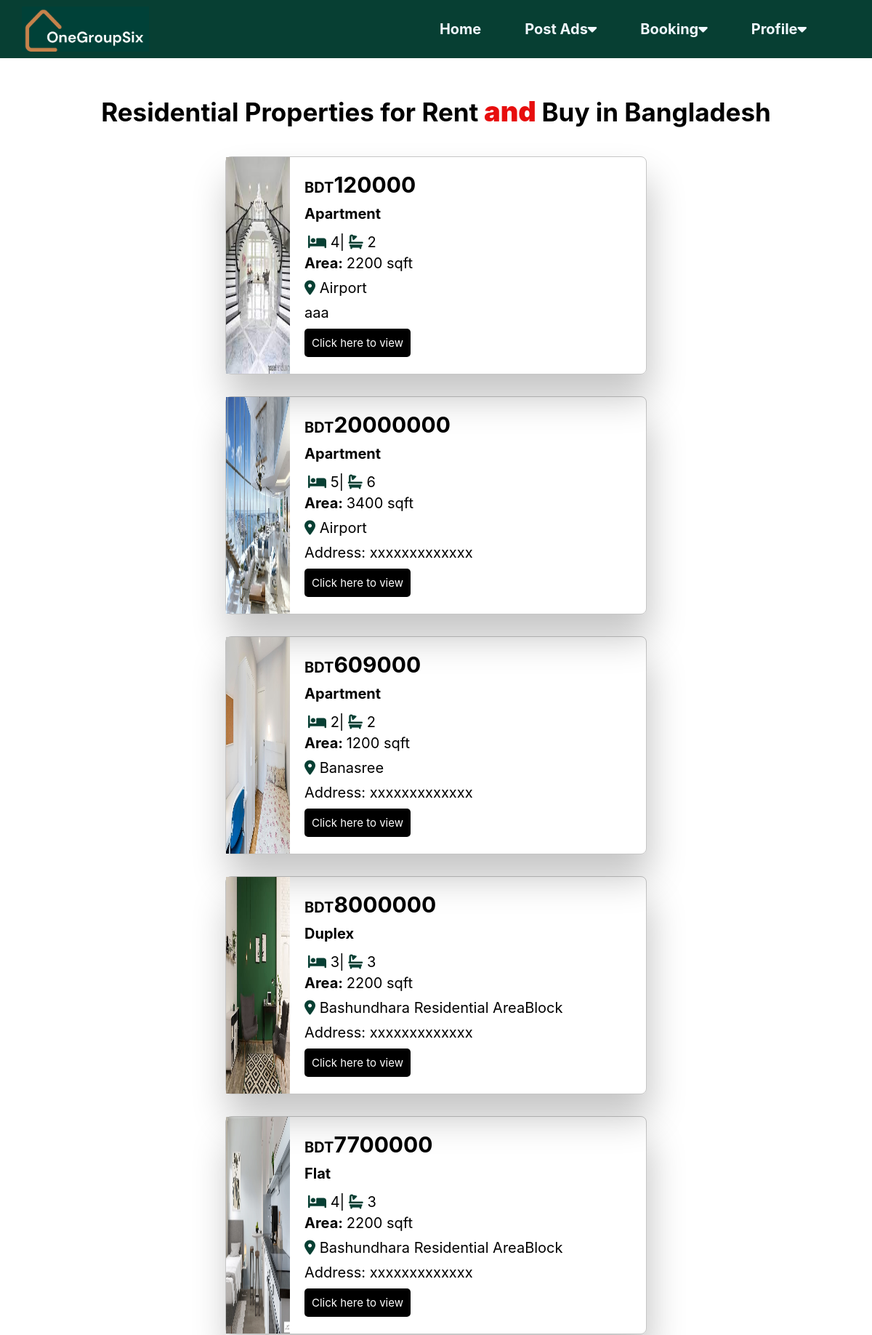
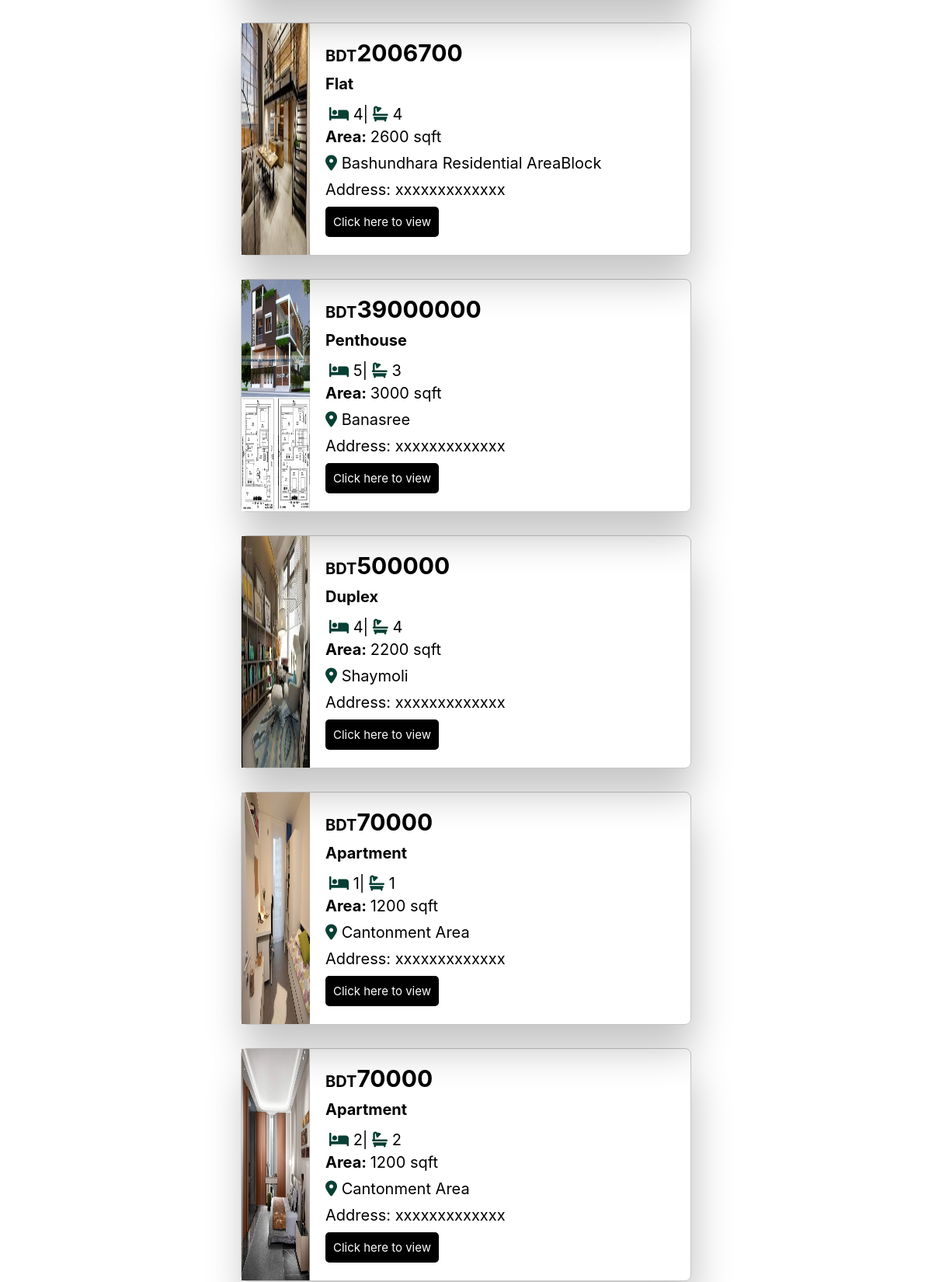
Screenshot of /product_view_user (upper part) with the database file from the repository (2 pictures, top to bottom).
### main_app/models.py (models this page shows, shortened)
class Property(models.Model):
    property_id = models.CharField(max_length=10, primary_key=True,unique=True)
    location = models.CharField(max_length=50)
    resident = models.CharField(max_length=50)
    status = models.CharField(max_length=50)
    price =  models.PositiveIntegerField()
    area = models.IntegerField()
    bed = models.IntegerField()
    bath = models.IntegerField()
    description =  models.TextField()
    image1 = models.ImageField(null=True, blank= True, upload_to='website_img/')
    image2 = models.ImageField(null=True, blank= True, upload_to='website_img/')
    entry_date = models.DateField(auto_now_add=True)

### main_app/views.py (the view, shortened to what this page needs)
# urls.py: path('product_view_user',views.product_view_user,name='product_view_user'),
def product_view_user(request):
    dont_view = ["Booked", "Sold"]
    exclude_filter = Q()
    for status in dont_view:
        exclude_filter |= Q(status=status)
    prop_list = Property.objects.exclude(exclude_filter).order_by('property_id')
    return render(request, 'product_view_user.html', {'prop_list': prop_list})

### main_app/templates/product_view_user.html (shortened to what this page needs)
{% load static %}
<!DOCTYPE html>
<html lang="en">
<head>
    <link rel="stylesheet" href="https://cdnjs.cloudflare.com/ajax/libs/font-awesome/6.5.1/css/all.min.css" />
	<link rel="stylesheet" href="{% static 'product_view_user.css'%}">
</head>
<body>
    <div class="menu_bar">
        <img src="{% static 'Images/logo.png'%}" class="logo">
        <ul>
            <li><a href="dash_user">Home</a></li>
            <li>
                <a href="#">Post Ads<i class= "fa fa-caret-down"></i></a>
            </li>
            <li>
                <a href="#">Booking<i class= "fa fa-caret-down"></i></a>
            </li>
            <li>
                <a href="#">Profile<i class= "fa fa-caret-down"></i></a>
            </li>
        </ul>
    </div>
    <section id="feature">
        <div class="titele_text">
            <h1>Residential Properties for Rent<span> and </span>Buy in Bangladesh</h1>
        </div>
    </section>
    <div class="container">
        {%for prop in prop_list%}
        <div class="product-container">
            <div class="product-image">
              <img src={{prop.image1}} alt="Product Image">
            </div>
            <div class="product-details">
              <h3 class="price"><span class="bdt">BDT</span>{{prop.price}}</h3>
              <p class="rtype"><span class="Abold"> {{prop.resident}} </span></p>
              <div class="pinfo">
                <p class="bed"><span class="icon"> <i class="fa-solid fa-bed"></i></span> {{prop.bed}} </p>
                <p class="bath">  | <span class="icon"><i class="fa-solid fa-bath"></i></span>  {{prop.bath}}</p>
              </div>
              <p class="area"><span class="Abold">Area: </span> {{prop.area}} sqft</p>
              <p class="location"><span class="icon"><i class="fa-solid fa-location-dot"></i></span>  {{prop.location}}</p>
              <p class="property-decription">{{prop.description}}</p>
              {% if prop.rental_id %}
              <a href="{% url 'prop_detail' %}?property_id={{ prop.rental_id }}" class="view-link">Click here to view</a>
              {% else %}
              <a href="{% url 'prop_detail_buy' %}?property_id={{prop.property_id}}" class="view-link">Click here to view</a>
              {% endif %}
            </div>
        </div>
        {%endfor%}
    </div>
</body>
</html>

### main_app/static/product_view_user.css (style rules this page uses)
* { margin: 0; padding: 0; box-sizing: border-box; }
body { font-family: Inter; overflow-y: scroll; }
.menu_bar { background-color: #073F33; height: 80px; width: 100%; display: flex; align-items: center; justify-content: space-between; padding: 0 5%; }
.logo { width: 175px; cursor: pointer; margin-left: -30px; }
.menu_bar ul { list-style: none; display: flex; }
.menu_bar ul li { padding: 10px 30px; position: relative; }
.menu_bar ul li a { color: aliceblue; text-decoration: none; font-weight: bold; font-size: 20px; }
#feature { width: 100%; padding: 50px 0; background-color:white; overflow:hidden }
.titele_text { position: absolute; margin-left: auto; margin-right: auto; left: 0; right: 0; text-align: center; padding-bottom: 10px; }
.titele_text h1 { margin: auto; font-size: 35px; font-weight:bolder; margin-bottom: 30px; }
.titele_text span { font-size: 38px; color: rgb(231, 14, 14); font-weight:bolder; border-width: solid; }
.container { min-height: 50vh; display: flex; flex-wrap: wrap; margin: 20px; align-items: center; justify-content: center; }
.product-container { display: flex; width: 50%; height: 300px; border-style:solid; border-color:rgba(26, 25, 25, 0.247); border-width: thin; box-shadow: 4px 2pc 50px rgba(0, 0, 0, 0.233); border-radius: 8px; margin: 15px; }
.product-image { position:-webkit-sticky; width: 400px; }
.product-image img { max-width: 100%; height: 298px; }
.product-details { flex: 1; padding: 20px; font-size: 20px; }
.pinfo { display: flex; padding: 5px 5px; }
.Abold { font-weight: bold; }
.icon { color: #073F33; font-size: 20px; }
.price { font-size: 30px; }
.bdt { font-size: 20px; }
.price, .rtype,.area, .location { margin: 0 0 10px 0; }
.property-decription { width: 450px; white-space:nowrap; overflow: hidden; text-overflow: ellipsis; }
.view-link { font-size: 15px; display: inline-block; background-color:black; color: #fff; padding: 10px 10px; text-decoration: none; border-radius: 5px; margin-top: 10px; }

### rows the page displays
Property: shows a picture, price "120000", resident "Apartment", bed "4", bath "2", area "2200", location "Airport", description "aaa"
Property: image1 (picture), price "20000000", resident "Apartment", bed "5", bath "6", area "3400", location "Airport", description "Address: xxxxxxxxxxxxx"
Property: image1 (picture), price "609000", resident "Apartment", bed "2", bath "2", area "1200", location "Banasree", description "Address: xxxxxxxxxxxxx"
Property: image1 (picture), price "8000000", resident "Duplex", bed "3", bath "3", area "2200", location "Bashundhara Residential AreaBlock", description "Address: xxxxxxxxxxxxx"
Property: image1 (picture), price "7700000", resident "Flat", bed "4", bath "3", area "2200", location "Bashundhara Residential AreaBlock", description "Address: xxxxxxxxxxxxx"
Property: image1 (picture), price "2006700", resident "Flat", bed "4", bath "4", area "2600", location "Bashundhara Residential AreaBlock", description "Address: xxxxxxxxxxxxx"
Property: image1 (picture), price "39000000", resident "Penthouse", bed "5", bath "3", area "3000", location "Banasree", description "Address: xxxxxxxxxxxxx"
Property: image1 (picture), price "500000", resident "Duplex", bed "4", bath "4", area "2200", location "Shaymoli", description "Address: xxxxxxxxxxxxx"
Property: image1 (picture), price "70000", resident "Apartment", bed "1", bath "1", area "1200", location "Cantonment Area", description "Address: xxxxxxxxxxxxx"
Property: image1 (picture), price "70000", resident "Apartment", bed "2", bath "2", area "1200", location "Cantonment Area", description "Address: xxxxxxxxxxxxx"
